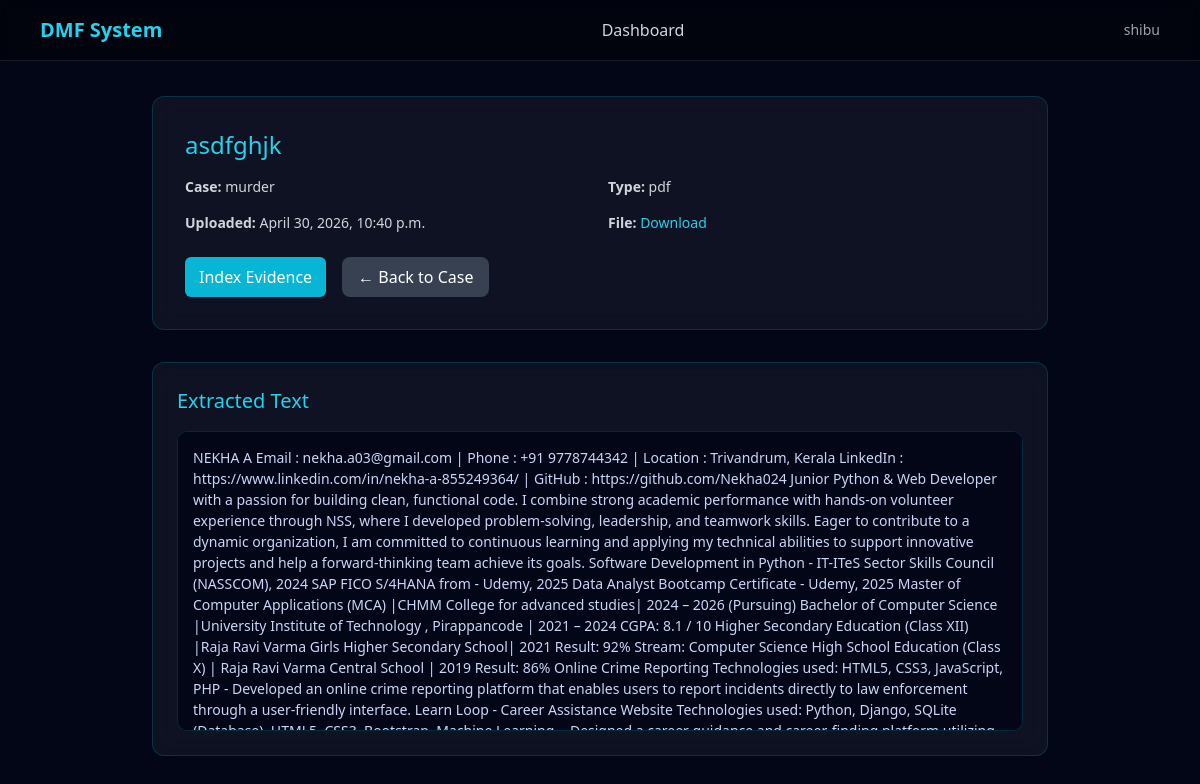
The page /evidence/3/ (signed in) on the database its author committed.
### evidence/models.py (models this page shows, shortened)
class EvidenceFile(models.Model):
    FILE_TYPES = [
        ('pdf', 'PDF'),
        ('txt', 'Text'),
        ('docx', 'DOCX'),
        ('other', 'Other'),
    ]
    case = models.ForeignKey(Case, on_delete=models.CASCADE, related_name='evidence_files')
    title = models.CharField(max_length=255)
    file = models.FileField(upload_to='evidence/')
    file_type = models.CharField(max_length=20, choices=FILE_TYPES, default='other')
    extracted_text = models.TextField(blank=True)
    uploaded_at = models.DateTimeField(auto_now_add=True)

### cases/models.py (models this page shows, shortened)
class Case(models.Model):
    STATUS_CHOICES = [
        ('open', 'Open'),
        ('closed', 'Closed'),
    ]
    title = models.CharField(max_length=255)
    description = models.TextField(blank=True)
    created_by = models.ForeignKey(User, on_delete=models.CASCADE, related_name='cases')
    status = models.CharField(max_length=20, choices=STATUS_CHOICES, default='open')
    created_at = models.DateTimeField(auto_now_add=True)

### evidence/views.py (the view)
# urls.py: path('<int:evidence_id>/', views.evidence_detail, name='evidence_detail'),
@login_required
def evidence_detail(request, evidence_id):
    evidence = get_object_or_404(
        EvidenceFile,
        id=evidence_id,
        case__created_by=request.user
    )
    return render(request, 'evidence/evidence_detail.html', {'evidence': evidence})

### templates/evidence/evidence_detail.html (shortened to what this page needs)
{% load static %}
<!DOCTYPE html>
<html lang="en">
<head>
<script src="https://cdn.tailwindcss.com"></script>
</head>
<body class="pt-24 px-6">
<header class="navbar fixed top-0 left-0 w-full z-50 flex justify-between items-center px-10 py-4">
    <h1 class="text-xl font-bold text-cyan-400">DMF System</h1>
    <nav class="flex gap-6 text-gray-300">
        <a href="{% url 'home' %}" class="hover:text-cyan-400">Dashboard</a>
    </nav>
    <span class="text-sm text-gray-400">
        {{ request.user.username }}
    </span>
</header>
<div class="max-w-4xl mx-auto">
    <div class="glass card p-8 rounded-xl mb-8">
        <h2 class="text-2xl text-cyan-400 mb-4">
            {{ evidence.title }}
        </h2>
        <div class="grid md:grid-cols-2 gap-4 text-sm text-gray-300">
            <p><strong>Case:</strong> {{ evidence.case.title }}</p>
            <p><strong>Type:</strong> {{ evidence.file_type }}</p>
            <p><strong>Uploaded:</strong> {{ evidence.uploaded_at }}</p>
            <p>
                <strong>File:</strong>
                <a href="{{ evidence.file.url }}"
                   class="text-cyan-400 hover:underline">
                   Download
                </a>
            </p>
        </div>
        <div class="mt-6 flex gap-4 flex-wrap">
            <a href="{% url 'index_evidence' evidence.id %}" class="btn">
                Index Evidence
            </a>
            <a href="{% url 'cases:case_detail' evidence.case.id %}"
               class="px-4 py-2 bg-gray-700 rounded-lg hover:bg-gray-600">
                ← Back to Case
            </a>
        </div>
    </div>
    <div class="glass p-6 rounded-xl">
        <h3 class="text-xl text-cyan-400 mb-4">
            Extracted Text
        </h3>
        <div class="text-box">
            {{ evidence.extracted_text|default:"No text extracted yet." }}
        </div>
    </div>
</div>
</body>
</html>

### templates/evidence/evidence_detail.html (style rules this page uses)
body { background:#020617; color:white; }
.navbar { backdrop-filter: blur(10px); background: rgba(0,0,0,0.4); border-bottom:1px solid rgba(255,255,255,0.1); }
.glass { background:rgba(255,255,255,0.05); backdrop-filter:blur(12px); border:1px solid rgba(6,182,212,0.2); }
.btn { padding:8px 14px; border-radius:6px; background:#06b6d4; color:white; transition:0.3s; }
.text-box { background:#020617; border:1px solid rgba(6,182,212,0.2); padding:15px; border-radius:10px; max-height:300px; overflow:auto; font-size:14px; color:#cbd5f5; }

### rows shown on the page
EvidenceFile: title "asdfghjk", case "murder", file_type "pdf", uploaded_at "April 30, 2026, 10:40 p.m.", extracted_text "NEKHA A Email : nekha.a03@gmail.com | Phone : +91 9778744342 | Location : Trivandrum, Kerala LinkedIn : https://www.linkedin.com/in/nekha-a-855249364/ | GitHub : https://github.com/Nekha024 Junior Python & Web Developer with a passion for building clean, functional code. I combine strong academic performance with hands-on volunteer experience through NSS, where I developed problem-solving, leadership, and teamwork skills. Eager to contribute to a dynamic organization, I am committed to continuous learning and applying my technical abilities to support innovative projects and help a forward-thinking team achieve its goals. Software Development in Python - IT-ITeS Sector Skills Council…"

### other values the page prints
{{ request.user.username }} "shibu"
